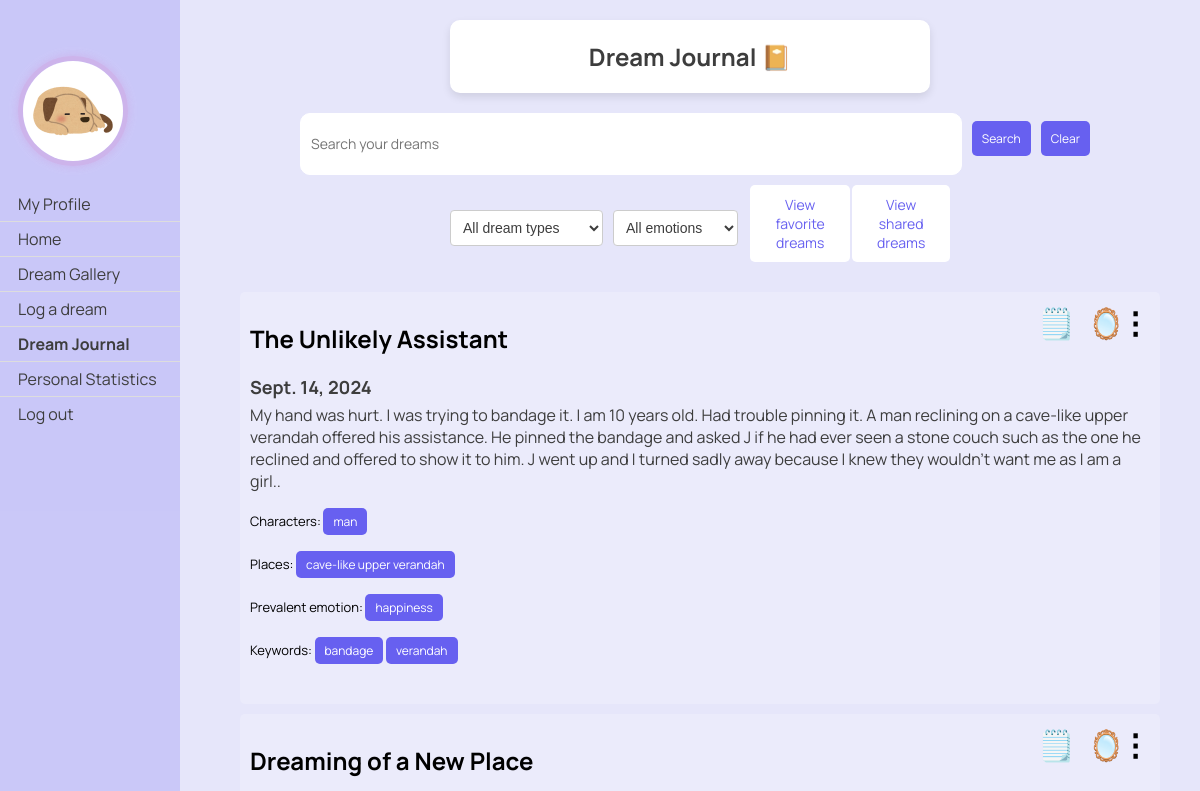
The page /dreams/journal/ (signed in, upper part) on the database as committed earlier.
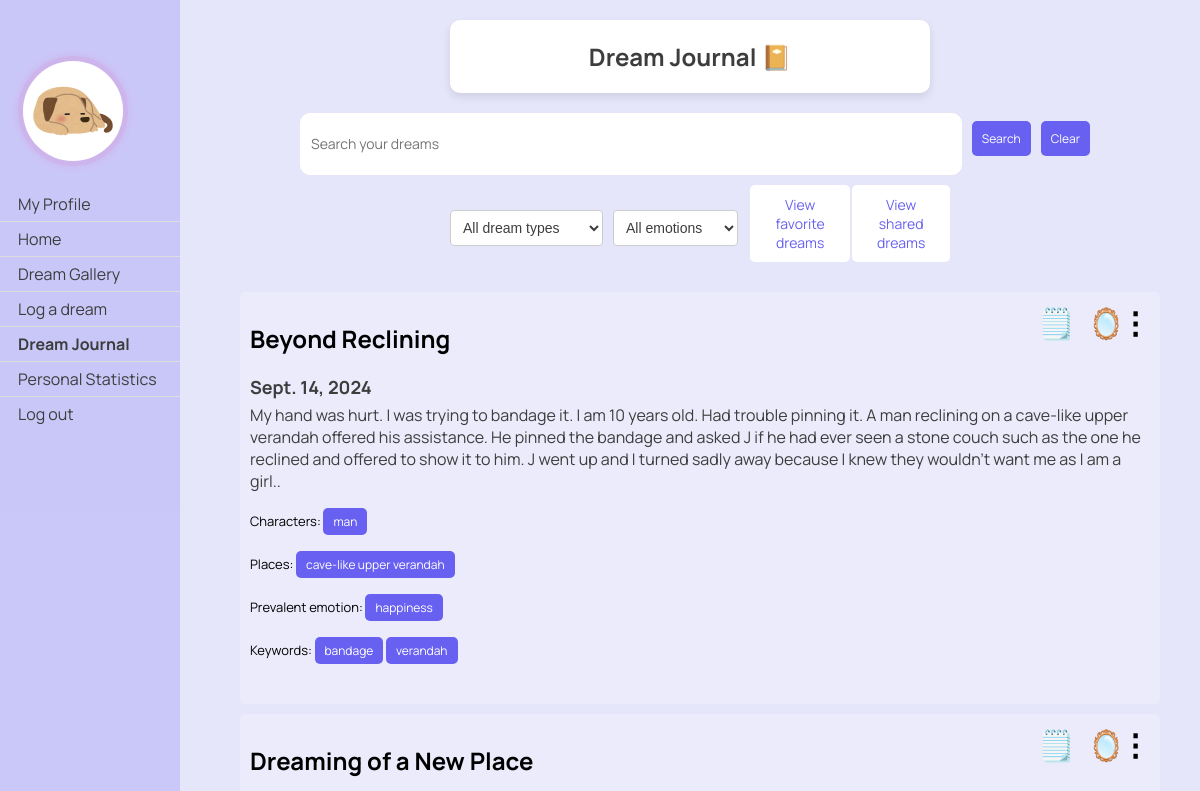
The same page on the database as committed later.
### dreams/models.py (models this page shows, shortened)
class Dream(models.Model):
    classification_options = [
        ('0', 'Nightmare'),
        ('1', 'Mundane Dream'),
        ('2', 'Lucid Dream'),
        ('3', 'Existential Dream'),
    ]
    user = models.ForeignKey(User, on_delete=models.CASCADE)
    date = models.DateField()
    time = models.TimeField(default=timezone.now)
    content = models.TextField()
    shared = models.BooleanField(default=False)
    anon = models.BooleanField(default=False)
    processed = models.BooleanField(default=False)
    is_favorite = models.BooleanField(default=False)
    keywords = models.JSONField(default=list, blank=True)
    classification = models.CharField(max_length=1, choices=classification_options, blank=True, null=True, default='')
    characters = models.JSONField(default=list, blank=True)
    places = models.JSONField(default=list, blank=True)
    emotion = models.CharField(max_length=20, blank=True)
    emotion_options = ['anger', 'apprehension', 'sadness', 'confusion', 'happiness', '']
    optional_titles = models.JSONField(default=list, blank=True)
    title = models.TextField(blank=True)
    User.add_to_class('is_new', models.BooleanField(default=True))
    def classification_string(self):
        return dict(self.classification_options).get(self.classification, "No classification")

### dreams/views.py (the view)
# urls.py: path('journal/', views.dream_journal, name='dream_journal'),
@login_required
def dream_journal(request):
    query = request.GET.get('q', '')
    class_query = request.GET.get('classification', '')
    emotion_query = request.GET.get('emotion', '')
    character_query = request.GET.get('character', '')
    place_query = request.GET.get('place', '')
    place_query = unquote(place_query)
    dreams = Dream.objects.filter(user=request.user)
    keyword_query = request.GET.get('keyword', '')
    if query:
        regex_pattern = r'\b({}|{}s?|{}\'s?)\b'.format(re.escape(query), re.escape(query),
                                                       re.escape(query))
        dreams = dreams.filter(Q(content__iregex=regex_pattern))
    if class_query:
        dreams = dreams.filter(classification=class_query)
    if emotion_query:
        dreams = dreams.filter(emotion=emotion_query)
    if keyword_query:
        dreams = dreams.filter(Q(keywords__iregex=r'\b{}\b'.format(re.escape(keyword_query))))
    if character_query:
        dreams = dreams.filter(Q(characters__iregex=r'\b{}\b'.format(re.escape(character_query))))
    if place_query:
        dreams = dreams.filter(Q(places__iregex=r'\b{}\b'.format(re.escape(place_query))))
    dreams = dreams.order_by('-date', '-time')
    paginator = Paginator(dreams, 10)  # Show 10 dreams per page
    page_number = request.GET.get('page')
    page_obj = paginator.get_page(page_number)
    print(f"Decoded place: {place_query}")
    context = {
        'dreams': page_obj,
        'query': query,
        'class_query': class_query,
        'emotion_query': emotion_query,
        'keyword_query': keyword_query,
        'character_query': character_query,
        'place_query': place_query
    }
    return render(request, 'dreams/dream_journal.html', context)

### dreams/templatetags/highlight.py (called while the page is built)
@register.filter(name='highlight')
def highlight(text, search):
    pattern = re.compile(
        r'\b{}\b'.format(re.escape(search)),
        re.IGNORECASE
    )
    highlighted_text = pattern.sub(lambda m: f'<span class="highlight">{m.group()}</span>', text)
    return highlighted_text

### dreams/templates/dreams/dream_journal.html (shortened to what the changed rows need)
{% load static %}
{% load highlight %}
<!DOCTYPE html>
<html>
<head>
    <link rel="stylesheet" type="text/css" href="{% static 'css/styles.css' %}">
</head>
<body>
<div class="header">
    <h2>Dream Journal 📔</h2>
</div>
{% if dreams %}
<div class="dreams">
    {% for dream in dreams%}
    {% if not query or query|lower in dream.content|lower %}
    <div class="dream">
        {% if dream.title %}
            <h2 class="dream-title">{{ dream.title }}</h2>
        {% endif %}
        <h3 class="dream-date">{{ dream.date }}</h3>
        <p class="dream-content">
            {% autoescape off %}
            {{ dream.content|safe|highlight:query }}
            {% endautoescape %}
        </p>
        <p class="class-form">
            {% if dream.characters %}
            Characters:
            {% for character in dream.characters %}
                <form class="class-form" method="get" action="{% url 'dreams:dream_journal' %}">
                    <button type="submit">{{ character }}</button>
                </form>
            {% endfor %}
            {% endif %}
        </p>
        <p class="class-form">
            {% if dream.places %}
            Places:
            {% for place in dream.places %}
                <form class="class-form" method="get" action="{% url 'dreams:dream_journal' %}">
                    <button type="submit">{{ place  }}</button>
                </form>
            {% endfor %}
            {% endif %}
        </p>
        <p class="class-form">
            {%if dream.emotion%}
            Prevalent emotion:
                <form class="class-form" method="get" action="{% url 'dreams:dream_journal' %}">
                <button type="submit">{{ dream.emotion }}</button>
            </form>
            {%endif%}
        </p>
        <p class="keyword-form">
            {%if dream.keywords%}
            Keywords:
            {%endif%}
            {% for keyword in dream.keywords %}
            <form class="keyword-form" method="get" action="{% url 'dreams:dream_journal' %}">
                <button type="submit">{{ keyword }}</button>
            </form>
            {% endfor %}
        </p>
        <div class="menu">
            <span class="icon" style="margin-right: 75px">🗒️</span>
        </div>
        <div class="menu">
            <span class="icon" style="margin-right: 25px">🪞</span>
        </div>
        <div class="menu">
            <span class="icon">⋮</span>
        </div>
    </div>
    {% endif %}
    {% endfor %}
{% else %}
    <div class="dream-title">
        <p>No dreams found. You can log your dreams <a href="{% url 'dreams:log_dream' %}" >here.</a> </p>
    </div>
{% endif %}
</div>
</body>
</html>

Rows that differ between the two databases and show on the page:
changed Dream "happiness": title "The Unlikely Assistant" → "Beyond Reclining"
